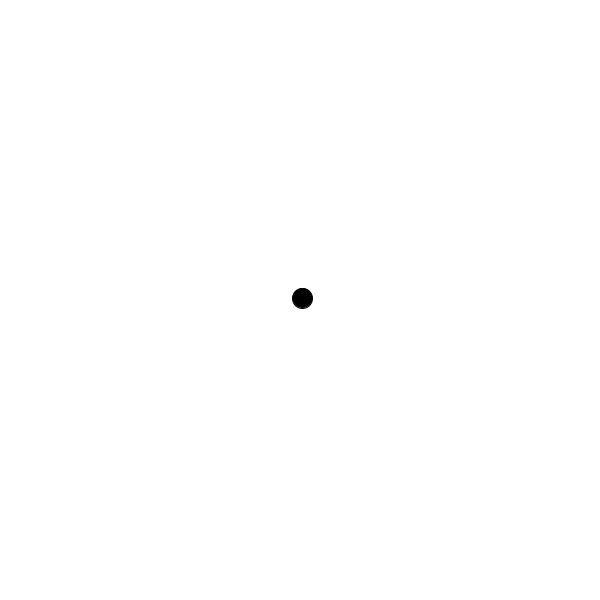
Frame 1 (no input)
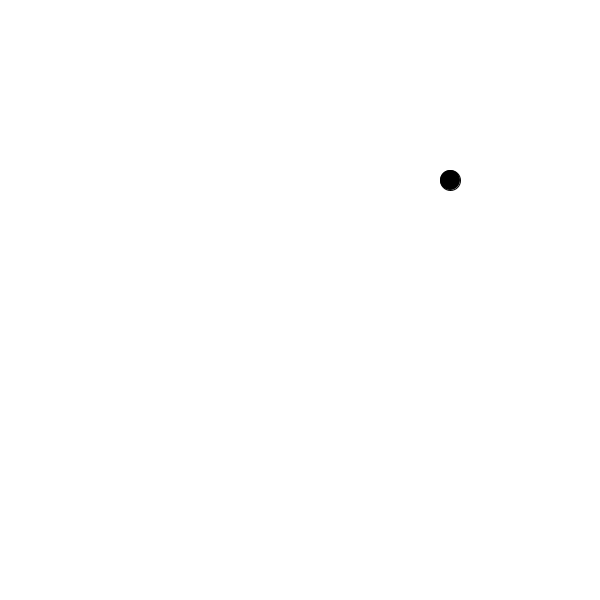
Frame 60 (the mouse pressed at the canvas centre just before this capture)
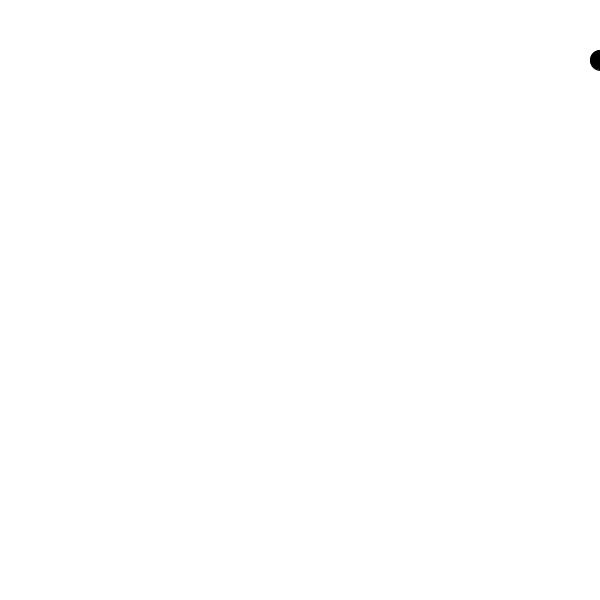
Frame 120 (the mouse held since frame 60 and released just before this capture)

The Processing sketch that drew these frames (run headless with seeded random() and noise(); from frame 60 on, the mouse is pressed at the canvas centre):

// Processing sketch: bounceBall
// ── bounceBall.pde
Ball b;

void setup(){
  size(600, 600);
  
  b = new Ball();
}

void draw(){
  background(255);
  
  b.move();
  b.bounce();
  b.show();
}

// ── Ball.pde
class Ball{
 PVector position;
 PVector velocity;
 
 Ball(){
   position = new PVector(width/2, height/2);
   velocity = new PVector(2.5, -2);
 }
 
 void move(){
   position.add(velocity);
 }
 
 void bounce(){
   if(position.x > width || position.x < 0){
     velocity.x *= -1;
   }
   if(position.y > height || position.y < 0){
     velocity.y *= -1;
   }
 }
 
 void show(){
   fill(0);
   ellipse(position.x, position.y, 20, 20);
 }
}
